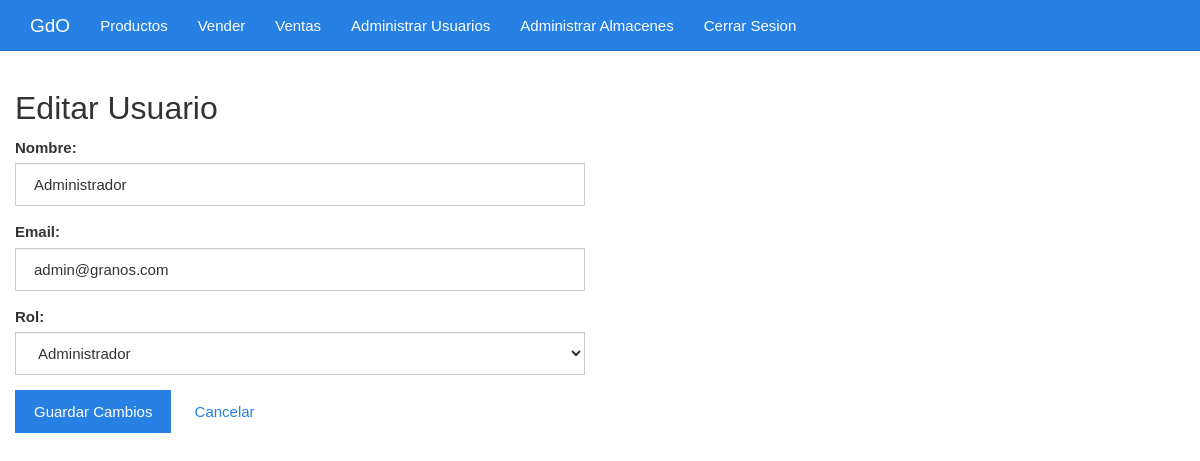
Screenshot of /admin/editar_usuario.php?id=1 (signed in) with the database file from the repository.
### tables this page shows
CREATE TABLE `usuarios` (
  `id` int NOT NULL,
  `nombre` varchar(255) NOT NULL,
  `email` varchar(255) NOT NULL,
  `password` varchar(255) NOT NULL,
  `rol` enum('admin','cliente','empleado') NOT NULL
);

### admin/editar_usuario.php (the view, shortened to what this page needs)
<?php
include_once "./diseño/encabezado.php";
include_once "../base/conexion.php";
$id = $_GET["id"];
$sentencia = $conexion->prepare("SELECT id, nombre, email, rol FROM usuarios WHERE id = ?");
$sentencia->execute([$id]);
$usuario = $sentencia->fetch(PDO::FETCH_OBJ);
?>
<div class="col-md-6 offset-md-3">
    <h2>Editar Usuario</h2>
    <form action="./actualizar_usuario.php" method="POST">
        <div class="form-group">
            <label for="nombre">Nombre:</label>
            <input type="text" class="form-control" id="nombre" name="nombre" value="<?php echo htmlspecialchars($usuario->nombre) ?>" required>
        </div>
        <div class="form-group">
            <label for="email">Email:</label>
            <input type="email" class="form-control" id="email" name="email" value="<?php echo htmlspecialchars($usuario->email) ?>" required>
        </div>
        <div class="form-group">
            <label for="rol">Rol:</label>
            <select class="form-control" id="rol" name="rol" required>
                <option value="admin" <?php if ($usuario->rol === 'admin') echo 'selected'; ?>>Administrador</option>
            </select>
        </div>
        <button type="submit" class="btn btn-primary">Guardar Cambios</button>
        <a href="./listar_usuarios.php" class="btn btn-secondary">Cancelar</a>
    </form>
</div>
<?php include_once "./diseño/pie.php"; ?>

### admin/diseño/css/estilo.css (style rules this page uses)
body { padding-top: 70px; }

### rows the page displays
usuarios: nombre "Administrador", email "admin@granos.com", rol "Administrador"
